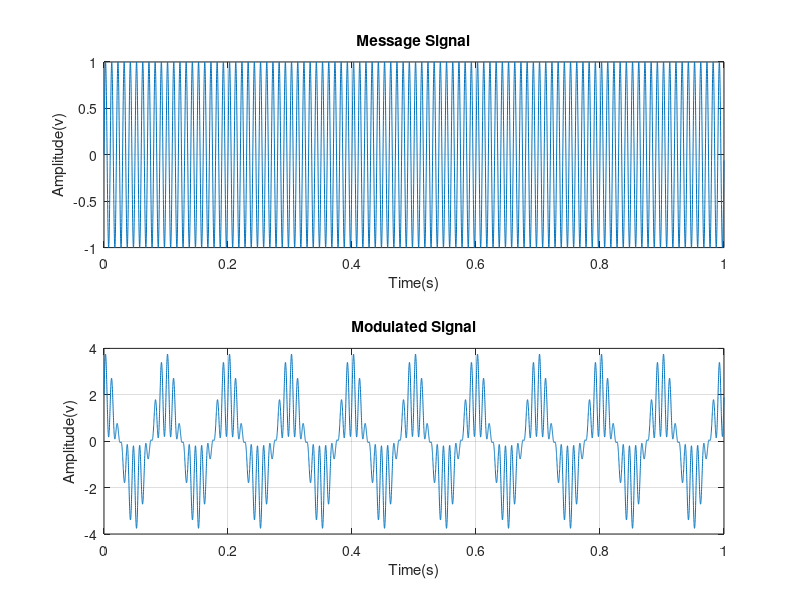
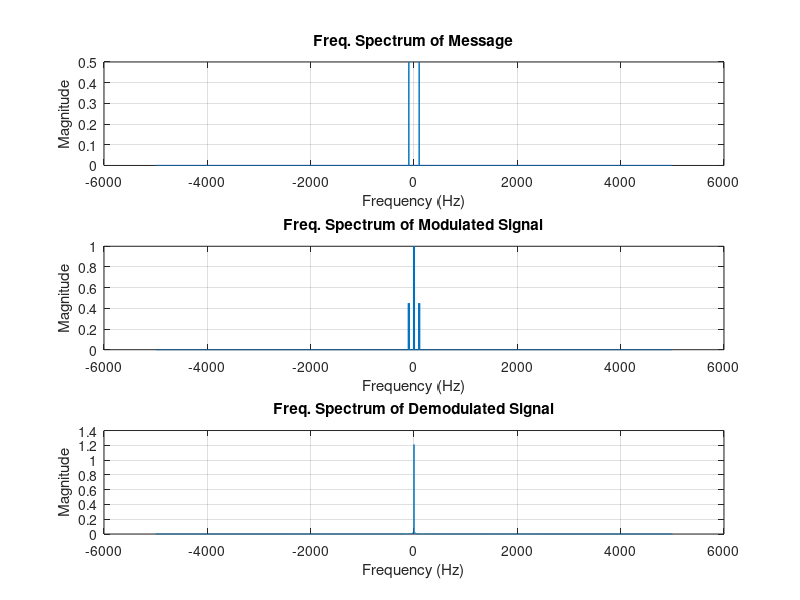
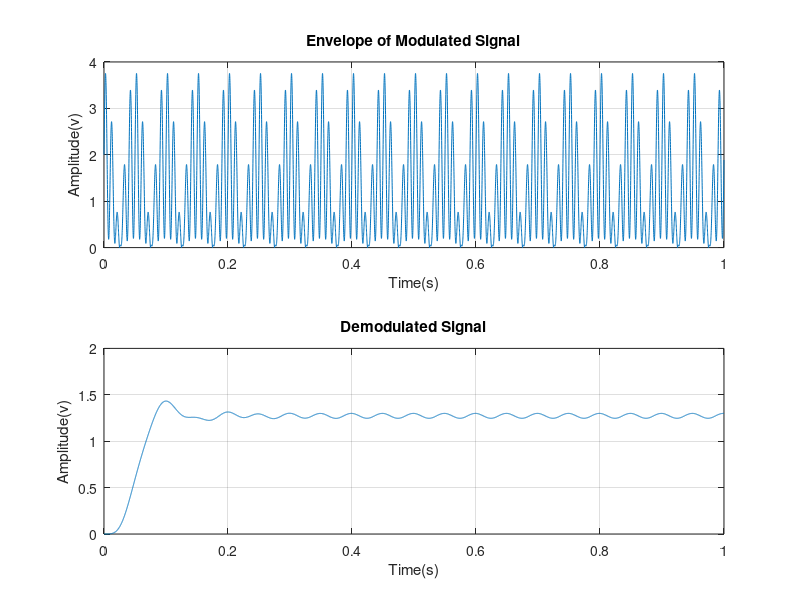

MATLAB code for these plots, in order:
clear all
close all
Fs = 10000;          %sampling frequency. not to be confused with "sampling" in DSP.
dt = 1/Fs;          %sample period. 
t = 0:dt:1-dt;      %time interval
fm = 100;            %message frequency in Hz
fc = 10;           %carrier frequency in Hz
a = 2;              %Amplitude of carrier
mod_index = 0.9;    %modulation index
m = sin(2*pi*fm*t); %message signal
s = a*(1 + (mod_index.*m)).*cos(2*pi*fc*t); %modulated signal
%lets see our message and modulated signal
subplot(2,1,1)
plot(t,m);
xlabel('Time(s)')
ylabel('Amplitude(v)')
title('Message Signal')
grid on
subplot(2,1,2)
plot(t,s);
xlabel('Time(s)')
ylabel('Amplitude(v)')
title('Modulated Signal')
grid on
M = fftshift(fft(m));
S = fftshift(fft(s));
f = -Fs/2:1:Fs/2-1;
figure
subplot(3,1,1)
plot(f,abs(M)/Fs);
title('Freq. Spectrum of Message')
xlabel('Frequency (Hz)')
ylabel('Magnitude')
grid on
subplot(3,1,2)
plot(f,abs(S)/Fs);
title('Freq. Spectrum of Modulated Signal')
xlabel('Frequency (Hz)')
ylabel('Magnitude')
grid on
r_env = abs(s);
[b,a] = butter(5,2*fc/Fs);
r_flt = filter(b,a,r_env);
R_flt = fftshift(fft(r_flt));
subplot(3,1,3)
plot(f,abs(R_flt)/Fs);
title('Freq. Spectrum of Demodulated Signal')
xlabel('Frequency (Hz)')
ylabel('Magnitude')
grid on
figure
subplot(2,1,1)
plot(t,r_env);
xlabel('Time(s)')
ylabel('Amplitude(v)')
title('Envelope of Modulated Signal')
grid on
subplot(2,1,2)
plot(t,r_flt)
xlabel('Time(s)')
ylabel('Amplitude(v)')
title('Demodulated Signal')
grid on
